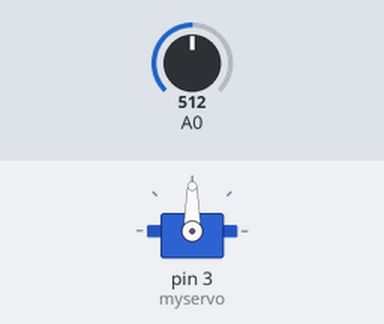
Simulated run of this sketch. Board: Arduino Uno, built with avr-gcc and run on an emulated ATmega328P. Shown: servo. The test bench sets the inputs (shaded band); at power-on: A0 = 512.

Above: at 1.2 s.
1.3 s: A0 set to 716
At 2.5 s:
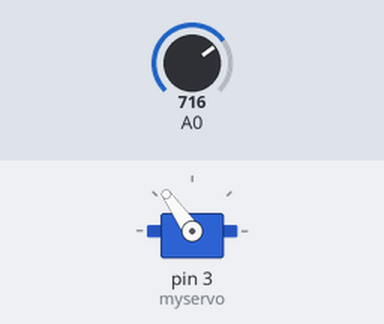
2.8 s: A0 set to 900
At 3.9 s:
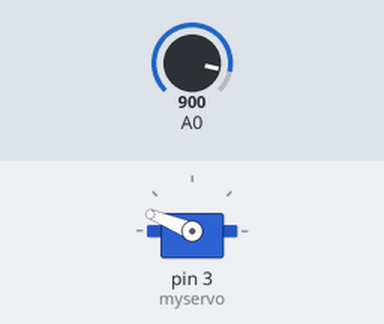
4.3 s: A0 set to 1023
At 5.0 s:
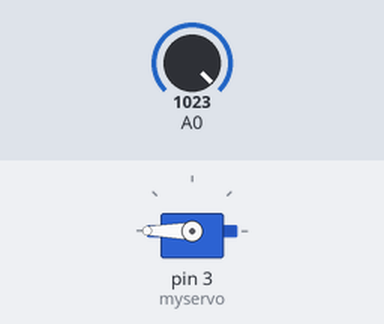
5.8 s: A0 set to 306
At 6.2 s:
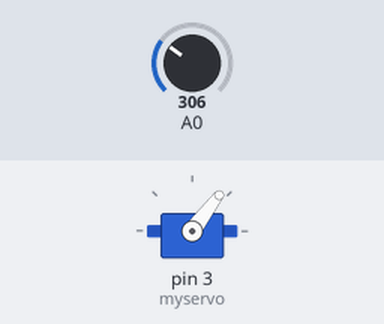
7.3 s: A0 set to 122
At 8.5 s:
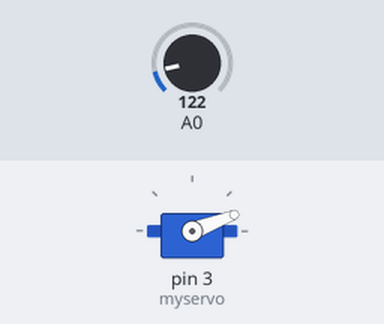
Timing chart, 0 to 9.8 s (numbered marks = the images above; inputs shaded):
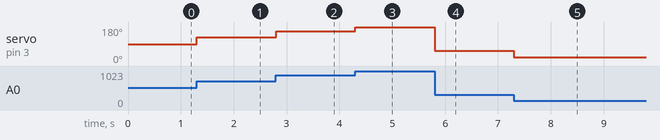

Measured:
- after the input at 1.3 s, servo on pin 3 (myservo): 90° → 125° at once
- after the input at 2.8 s, servo on pin 3 (myservo): 125° → 158° at once
- after the input at 4.3 s, servo on pin 3 (myservo): 158° → 180° at once
- after the input at 5.8 s, servo on pin 3 (myservo): 180° → 53° at once
- after the input at 7.3 s, servo on pin 3 (myservo): 53° → 21° at once

The sketch:

joysticxk_servo.ino
```cpp
#include <Servo.h>
Servo myservo;
int i;
int x;
int y;

void setup() {
  pinMode(2,INPUT);
  digitalWrite(2,HIGH);
  Serial.begin(1200);
  myservo.attach(3);
  }

void loop() {

 int val=analogRead(0);
 val=map(val,0,1023,0,180);
 myservo.write(val);


}
```
